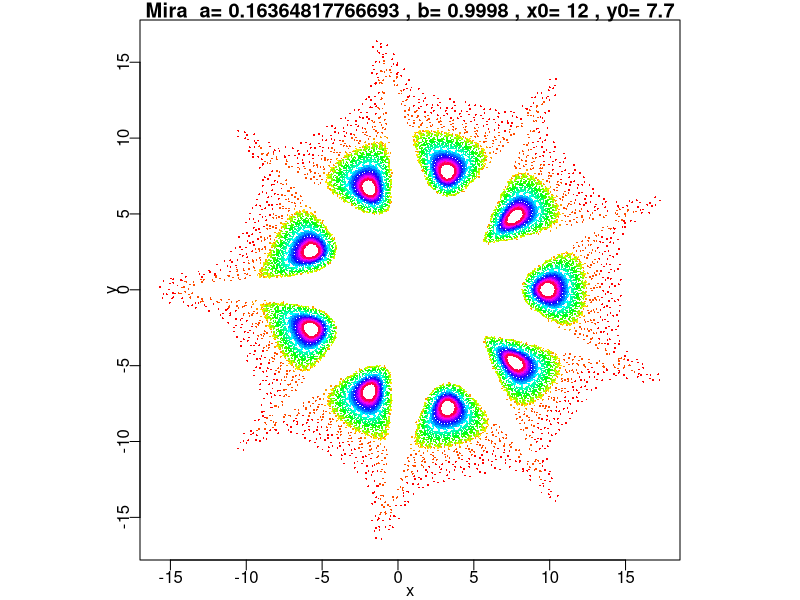

The R script that drew this image:
fx=function(x) a*x+(2*(1-a)*x^2)/(1+x^2)
a=cos(2*2*pi/9)-.01
b=.9998
n=20000
x=12
y=7.7
xbox=rep(NA, n)
ybox=rep(NA, n)
j=1
while (j <= n) {
  xbox[j]=x
  ybox[j]=y
  j=j+1
  x=b*y+fx(x)
  y=-xbox[j-1]+fx(x)
}

par(pty="s", mar=c(2,2,1,1), mgp=c(1,.35,0))
plot(x=xbox, y=ybox, pch=16, cex=.25, col=sapply(1:(n/1000), function(x) rep(rainbow(n/1000)[x],1000)), xlab="x",ylab= "y", main=paste("Mira", " a=", a, ", b=" , b, ", x0=" , xbox[1], ", y0=", ybox[1]), asp=1)
